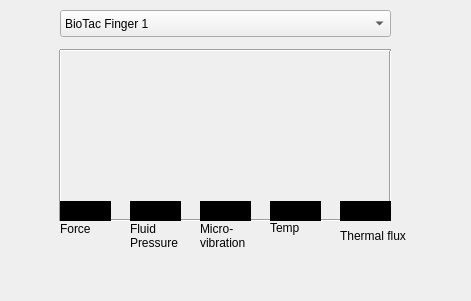
<?xml version="1.0" encoding="UTF-8"?>
<ui version="4.0">
 <class>SensorVisualizer</class>
 <widget class="QWidget" name="SensorVisualizer">
  <property name="geometry">
   <rect>
    <x>0</x>
    <y>0</y>
    <width>471</width>
    <height>301</height>
   </rect>
  </property>
  <property name="windowTitle">
   <string>Dialog</string>
  </property>
  <widget class="Line" name="line">
   <property name="geometry">
    <rect>
     <x>50</x>
     <y>50</y>
     <width>20</width>
     <height>171</height>
    </rect>
   </property>
   <property name="orientation">
    <enum>Qt::Vertical</enum>
   </property>
  </widget>
  <widget class="Line" name="line_2">
   <property name="geometry">
    <rect>
     <x>380</x>
     <y>50</y>
     <width>20</width>
     <height>171</height>
    </rect>
   </property>
   <property name="orientation">
    <enum>Qt::Vertical</enum>
   </property>
  </widget>
  <widget class="Line" name="line_3">
   <property name="geometry">
    <rect>
     <x>60</x>
     <y>40</y>
     <width>331</width>
     <height>20</height>
    </rect>
   </property>
   <property name="orientation">
    <enum>Qt::Horizontal</enum>
   </property>
  </widget>
  <widget class="Line" name="line_4">
   <property name="geometry">
    <rect>
     <x>60</x>
     <y>210</y>
     <width>331</width>
     <height>20</height>
    </rect>
   </property>
   <property name="orientation">
    <enum>Qt::Horizontal</enum>
   </property>
  </widget>
  <widget class="QPushButton" name="ForceBar">
   <property name="geometry">
    <rect>
     <x>60</x>
     <y>201</y>
     <width>51</width>
     <height>20</height>
    </rect>
   </property>
   <property name="styleSheet">
    <string notr="true">background-color:black;
border:none;
</string>
   </property>
   <property name="text">
    <string/>
   </property>
  </widget>
  <widget class="QPushButton" name="FluidPressureBar">
   <property name="geometry">
    <rect>
     <x>130</x>
     <y>201</y>
     <width>51</width>
     <height>20</height>
    </rect>
   </property>
   <property name="styleSheet">
    <string notr="true">background-color:black;
border:none;
</string>
   </property>
   <property name="text">
    <string/>
   </property>
  </widget>
  <widget class="QPushButton" name="MicroVibrationBar">
   <property name="geometry">
    <rect>
     <x>200</x>
     <y>201</y>
     <width>51</width>
     <height>20</height>
    </rect>
   </property>
   <property name="styleSheet">
    <string notr="true">background-color:black;
border:none;
</string>
   </property>
   <property name="text">
    <string/>
   </property>
  </widget>
  <widget class="QPushButton" name="TemperatureBar">
   <property name="geometry">
    <rect>
     <x>270</x>
     <y>201</y>
     <width>51</width>
     <height>20</height>
    </rect>
   </property>
   <property name="styleSheet">
    <string notr="true">background-color:black;
border:none;
</string>
   </property>
   <property name="text">
    <string/>
   </property>
  </widget>
  <widget class="QPushButton" name="ThermalFluxBar">
   <property name="geometry">
    <rect>
     <x>340</x>
     <y>201</y>
     <width>51</width>
     <height>20</height>
    </rect>
   </property>
   <property name="styleSheet">
    <string notr="true">background-color:black;
border:none;
</string>
   </property>
   <property name="text">
    <string/>
   </property>
  </widget>
  <widget class="QLabel" name="label">
   <property name="geometry">
    <rect>
     <x>60</x>
     <y>220</y>
     <width>41</width>
     <height>17</height>
    </rect>
   </property>
   <property name="text">
    <string>Force</string>
   </property>
  </widget>
  <widget class="QLabel" name="label_2">
   <property name="geometry">
    <rect>
     <x>130</x>
     <y>220</y>
     <width>61</width>
     <height>31</height>
    </rect>
   </property>
   <property name="text">
    <string>Fluid Pressure</string>
   </property>
   <property name="wordWrap">
    <bool>true</bool>
   </property>
  </widget>
  <widget class="QLabel" name="label_3">
   <property name="geometry">
    <rect>
     <x>200</x>
     <y>220</y>
     <width>61</width>
     <height>31</height>
    </rect>
   </property>
   <property name="text">
    <string>Micro- vibration</string>
   </property>
   <property name="wordWrap">
    <bool>true</bool>
   </property>
  </widget>
  <widget class="QLabel" name="label_4">
   <property name="geometry">
    <rect>
     <x>270</x>
     <y>220</y>
     <width>51</width>
     <height>16</height>
    </rect>
   </property>
   <property name="text">
    <string>Temp</string>
   </property>
   <property name="wordWrap">
    <bool>true</bool>
   </property>
  </widget>
  <widget class="QLabel" name="label_5">
   <property name="geometry">
    <rect>
     <x>340</x>
     <y>220</y>
     <width>71</width>
     <height>31</height>
    </rect>
   </property>
   <property name="text">
    <string>Thermal flux</string>
   </property>
   <property name="wordWrap">
    <bool>true</bool>
   </property>
  </widget>
  <widget class="QComboBox" name="comboBox">
   <property name="geometry">
    <rect>
     <x>60</x>
     <y>10</y>
     <width>331</width>
     <height>27</height>
    </rect>
   </property>
   <item>
    <property name="text">
     <string>BioTac Finger 1</string>
    </property>
   </item>
   <item>
    <property name="text">
     <string>BioTac Finger 2</string>
    </property>
   </item>
  </widget>
 </widget>
 <resources/>
 <connections/>
</ui>
